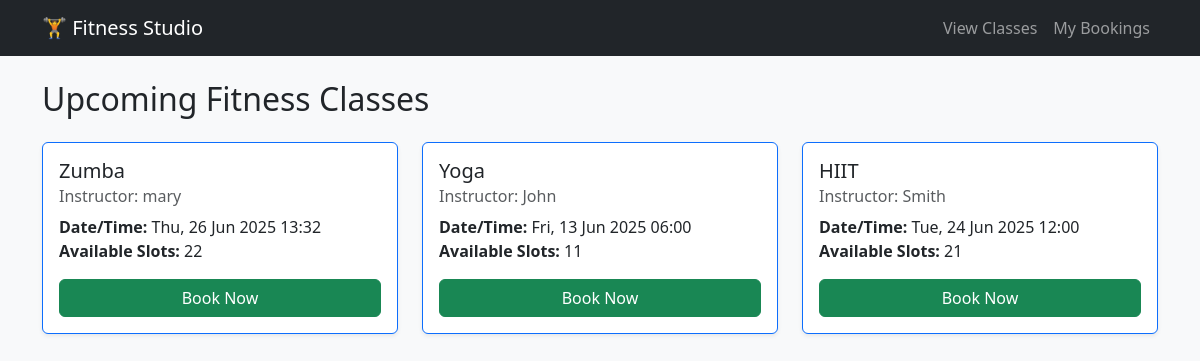
/html/classes, run on the app's committed database.
### classes/models.py (models this page shows, shortened)
class FitnessClass(models.Model):
    name = models.CharField(max_length=100)
    instructor = models.CharField(max_length=100)
    datetime = models.DateTimeField()
    total_slots = models.PositiveIntegerField()
    available_slots = models.PositiveIntegerField()

### classes/views.py (the view)
# urls.py: path('html/classes', ClassListHTML.as_view(), name='html-classes'),
class ClassListHTML(View):
    def get(self, request):
        now = timezone.now()
        classes = FitnessClass.objects.filter(datetime__gte=now)
        return render(request, 'classes.html', {'classes': classes})

### templates/classes.html
{% extends 'base.html' %}
{% block content %}
<h2 class="mb-4">Upcoming Fitness Classes</h2>
<div class="row">
    {% for class in classes %}
    <div class="col-md-4 mb-4">
        <div class="card h-100 shadow-sm border-primary">
            <div class="card-body">
                <h5 class="card-title">{{ class.name }}</h5>
                <h6 class="card-subtitle mb-2 text-muted">Instructor: {{ class.instructor }}</h6>
                <p class="card-text">
                    <strong>Date/Time:</strong> {{ class.datetime|date:"D, d M Y H:i" }}<br>
                    <strong>Available Slots:</strong> {{ class.available_slots }}
                </p>
                {% if class.available_slots > 0 %}
                    <a href="/html/book?class_id={{ class.id }}" class="btn btn-success w-100">Book Now</a>
                {% else %}
                    <button class="btn btn-secondary w-100" disabled>Fully Booked</button>
                {% endif %}
            </div>
        </div>
    </div>
    {% empty %}
        <p>No classes available at the moment.</p>
    {% endfor %}
</div>
{% endblock %}

### templates/base.html (shortened to what this page needs)
<!DOCTYPE html>
<html lang="en">
<head>
    <link rel="stylesheet" href="https://cdn.jsdelivr.net/npm/bootstrap@5.3.0/dist/css/bootstrap.min.css">
</head>
<body class="bg-light">
    <nav class="navbar navbar-expand-lg navbar-dark bg-dark">
        <div class="container">
            <a class="navbar-brand" href="/">🏋️ Fitness Studio</a>
            <div class="collapse navbar-collapse">
                <ul class="navbar-nav ms-auto">
                    <li class="nav-item"><a class="nav-link" href="/html/classes">View Classes</a></li>
                    <li class="nav-item"><a class="nav-link" href="/html/bookings">My Bookings</a></li>
                </ul>
            </div>
        </div>
    </nav>
    <div class="container mt-4">
    {% block content %}{% endblock %}
    </div>
</body>
</html>

### data on the page
FitnessClass: name "Zumba", instructor "mary", datetime "Thu, 26 Jun 2025 13:32", available_slots "22"
FitnessClass: name "Yoga", instructor "John", datetime "Fri, 13 Jun 2025 06:00", available_slots "11"
FitnessClass: name "HIIT", instructor "Smith", datetime "Tue, 24 Jun 2025 12:00", available_slots "21"
